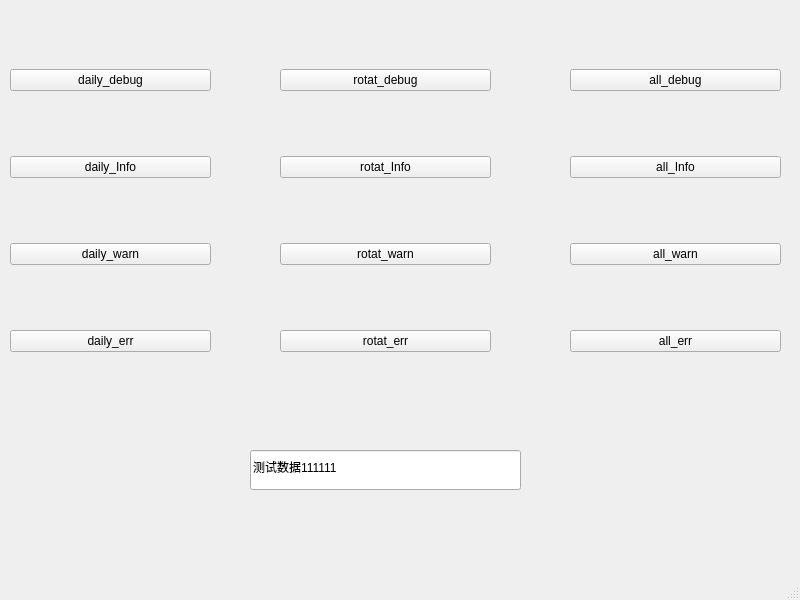
<?xml version="1.0" encoding="UTF-8"?>
<ui version="4.0">
 <class>MainWindow</class>
 <widget class="QMainWindow" name="MainWindow">
  <property name="geometry">
   <rect>
    <x>0</x>
    <y>0</y>
    <width>800</width>
    <height>600</height>
   </rect>
  </property>
  <property name="windowTitle">
   <string>MainWindow</string>
  </property>
  <widget class="QWidget" name="centralwidget">
   <widget class="QWidget" name="layoutWidget">
    <property name="geometry">
     <rect>
      <x>570</x>
      <y>10</y>
      <width>211</width>
      <height>401</height>
     </rect>
    </property>
    <layout class="QGridLayout" name="gridLayout_3">
     <item row="0" column="0">
      <widget class="QPushButton" name="pushButton_9">
       <property name="text">
        <string>all_debug</string>
       </property>
      </widget>
     </item>
     <item row="1" column="0">
      <widget class="QPushButton" name="pushButton_10">
       <property name="text">
        <string>all_Info</string>
       </property>
      </widget>
     </item>
     <item row="2" column="0">
      <widget class="QPushButton" name="pushButton_11">
       <property name="text">
        <string>all_warn</string>
       </property>
      </widget>
     </item>
     <item row="3" column="0">
      <widget class="QPushButton" name="pushButton_12">
       <property name="text">
        <string>all_err</string>
       </property>
      </widget>
     </item>
    </layout>
   </widget>
   <widget class="QLineEdit" name="lineEdit">
    <property name="geometry">
     <rect>
      <x>250</x>
      <y>450</y>
      <width>271</width>
      <height>40</height>
     </rect>
    </property>
    <property name="text">
     <string>测试数据111111</string>
    </property>
   </widget>
   <widget class="QWidget" name="">
    <property name="geometry">
     <rect>
      <x>10</x>
      <y>10</y>
      <width>201</width>
      <height>401</height>
     </rect>
    </property>
    <layout class="QGridLayout" name="gridLayout">
     <item row="0" column="0">
      <widget class="QPushButton" name="pushButton">
       <property name="text">
        <string>daily_debug</string>
       </property>
      </widget>
     </item>
     <item row="1" column="0">
      <widget class="QPushButton" name="pushButton_2">
       <property name="text">
        <string>daily_Info</string>
       </property>
      </widget>
     </item>
     <item row="2" column="0">
      <widget class="QPushButton" name="pushButton_3">
       <property name="text">
        <string>daily_warn</string>
       </property>
      </widget>
     </item>
     <item row="3" column="0">
      <widget class="QPushButton" name="pushButton_4">
       <property name="text">
        <string>daily_err</string>
       </property>
      </widget>
     </item>
    </layout>
   </widget>
   <widget class="QWidget" name="">
    <property name="geometry">
     <rect>
      <x>280</x>
      <y>10</y>
      <width>211</width>
      <height>401</height>
     </rect>
    </property>
    <layout class="QGridLayout" name="gridLayout_2">
     <item row="0" column="0">
      <widget class="QPushButton" name="pushButton_8">
       <property name="text">
        <string>rotat_debug</string>
       </property>
      </widget>
     </item>
     <item row="1" column="0">
      <widget class="QPushButton" name="pushButton_6">
       <property name="text">
        <string>rotat_Info</string>
       </property>
      </widget>
     </item>
     <item row="2" column="0">
      <widget class="QPushButton" name="pushButton_5">
       <property name="text">
        <string>rotat_warn</string>
       </property>
      </widget>
     </item>
     <item row="3" column="0">
      <widget class="QPushButton" name="pushButton_7">
       <property name="text">
        <string>rotat_err</string>
       </property>
      </widget>
     </item>
    </layout>
   </widget>
  </widget>
  <widget class="QMenuBar" name="menubar">
   <property name="geometry">
    <rect>
     <x>0</x>
     <y>0</y>
     <width>800</width>
     <height>45</height>
    </rect>
   </property>
  </widget>
  <widget class="QStatusBar" name="statusbar"/>
 </widget>
 <resources/>
 <connections/>
</ui>
